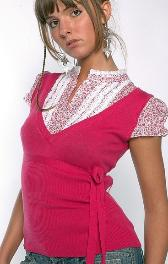
#> input picture inputFiles_n04197391_494_0.jpg, 168 x 264 px; its folder holds only this picture in this run
$ python -i similaritySearch.py   (imports and definitions only)   (Python 2 division)
#> lines starting #> are read from the running program, lines starting #| are printed output that depends on the picture
import csv
import sys
import os

from numpy import genfromtxt
from scipy.spatial import distance
from PIL import Image


#test_file_name = 'n02780704_7_0.jpg_inception_v3.txt'
bottleneck_dir = '/Users/1020621/ml/deepLearning/self/code/fashionSimilarity/tensorflow-for-poets-2/tf_files/bottlenecks/LongGown/'
image_dir = '/Users/1020621/ml/deepLearning/self/code/fashionSimilarity/tensorflow-for-poets-2/tf_files/inputFiles/LongGown/'

# class to store each image data
class ImageData:

	# [4 lines left out: function __init__, not called in this run]
	def get_features(self):
		return self.features
	def set_features(self, features):
		self.features = features
	def get_name(self):
		return self.name
	def set_name(self, name):
		self.name = name
	def get_distance(self):
		return self.distance
	def set_distance(self, distance):
		self.distance = distance

	def __str__(self):
		return "(" + str(self.name) + ", " + str(self.features) + ", " + str(self.distance)


# read bottleneck data from each file
# [6 lines left out: function read_bottleneck_data, not called in this run]

# get image path
def get_image_path(image_data):
	tokens = image_data.get_name().split("/")[-1].split(".")
	tf_extension = tokens[1].split("_")
	return image_dir + tokens[0] + "." + tf_extension[0]

# display iamge given ImageData Object
# [5 lines left out: function display_image, not called in this run]

def get_test_file_features(test_file_name):
	test_file_features = read_bottleneck_data(bottleneck_dir, test_file_name).get_features()
	return test_file_features


# [19 lines left out: function find_similar, not called in this run]

def test():
	print("test method ")
'''
for file in os.listdir(bottleneck_dir):
    if file.endswith(".txt"):
    	each_image_data = read_bottleneck_data(bottleneck_dir, file)
    	dst = distance.euclidean(each_image_data.get_features(), test_file_features)
    	each_image_data.set_distance(dst)
    	each_image_data.set_name(image_dir + file)
    	all_feature_vectors.append(each_image_data)


for each_similar_image_data in all_feature_vectors[:5]:
	print(str(each_similar_image_data))
	display_image(each_similar_image_data)
'''

>>> import cv2
>>> picture = cv2.imread('../inputFiles_n04197391_494_0.jpg', cv2.IMREAD_GRAYSCALE)
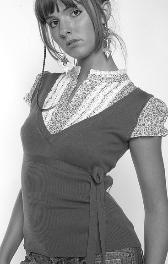
#> picture: shape (264, 168); min 3, max 255, mean 153.1
#> (the run stopped early here; a loop or call above may not have finished)
